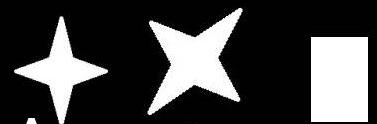
#> input picture opencv_test/image_processing/d.jpg, 377 x 124 px
$ python image_transforms.py
#> lines starting #> are read from the running program, lines starting #| are printed output that depends on the picture
# 傅里叶变换学习求图像的傅里叶变换

import cv2 as cv
import numpy as np
from matplotlib import pyplot as plt

# 在Numpy中的傅里叶变换
img = cv.imread('d.jpg', 0)
#> img is the input picture: shape (124, 377); min 0, max 255, mean 68.6
f = np.fft.fft2(img)
fshift = np.fft.fftshift(f)
magnitude_spectrum = 20 * np.log(np.abs(fshift))
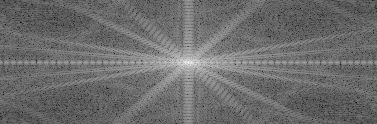
#> magnitude_spectrum: shape (124, 377) float64; min 40.67, max 299.6, mean 151.3; drawn with min black and max white
plt.subplot(121), plt.imshow(img, cmap='gray')
plt.title('Input Image'), plt.xticks([]), plt.yticks([])
plt.subplot(122), plt.imshow(magnitude_spectrum, cmap='gray')
plt.title('Magnitude Spectrum'), plt.xticks([]), plt.yticks([])
plt.show()
rows, cols = img.shape
#> rows = 124; cols = 377
crow, ccol = rows // 2, cols // 2
#> crow = 62; ccol = 188
fshift[crow - 30:crow + 31, ccol - 30:ccol + 31] = 0
f_ishift = np.fft.ifftshift(fshift)
img_back = np.fft.ifft2(f_ishift)
img_back = np.real(img_back)
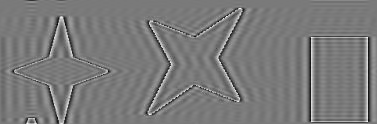
#> img_back: shape (124, 377) float64; min -133, max 144.5, mean 0; drawn with min black and max white
plt.subplot(131), plt.imshow(img, cmap='gray')
plt.title('Input Image'), plt.xticks([]), plt.yticks([])
plt.subplot(132), plt.imshow(img_back, cmap='gray')
plt.title('Image after HPF'), plt.xticks([]), plt.yticks([])
plt.subplot(133), plt.imshow(img_back)
plt.title('Result in JET'), plt.xticks([]), plt.yticks([])
plt.show()

# OpenCV的傅里叶变换
img = cv.imread('a.jpg', 0)
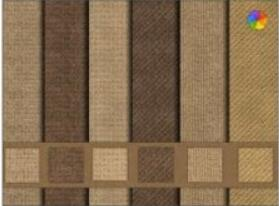
#> input picture opencv_test/image_processing/a.jpg, 279 x 206 px
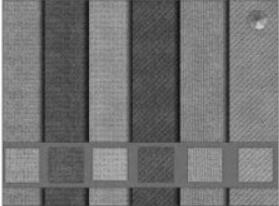
#> img: shape (206, 279); min 12, max 255, mean 113.2
dft = cv.dft(np.float32(img), flags=cv.DFT_COMPLEX_OUTPUT)
dft_shift = np.fft.fftshift(dft)
magnitude_spectrum = 20 * np.log(cv.magnitude(dft_shift[:, :, 0], dft_shift[:, :, 1]))
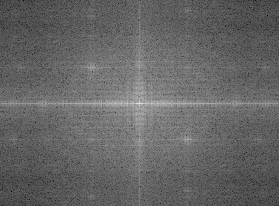
#> magnitude_spectrum: shape (206, 279) float32; min -1.14, max 313.8, mean 124.5; drawn with min black and max white
plt.subplot(121), plt.imshow(img, cmap='gray')
plt.title('Input Image'), plt.xticks([]), plt.yticks([])
plt.subplot(122), plt.imshow(magnitude_spectrum, cmap='gray')
plt.title('Magnitude Spectrum'), plt.xticks([]), plt.yticks([])
plt.show()
rows, cols = img.shape
#> rows = 206; cols = 279
crow, ccol = rows / 2, cols / 2
#> crow = 103; ccol = 139.5
# 首先创建一个模版，中心正方形为1，其余为0
mask = np.zeros((rows, cols, 2), np.uint8)
mask[int(crow - 30):int(crow + 30), int(ccol - 30):int(ccol + 30)] = 1
# apply mask and inverse DFT
fshift = dft_shift * mask
f_ishift = np.fft.ifftshift(fshift)
img_back = cv.idft(f_ishift)
img_back = cv.magnitude(img_back[:, :, 0], img_back[:, :, 1])
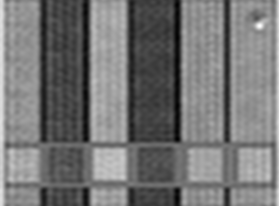
#> img_back: shape (206, 279) float32; min 1841364.1, max 11942184, mean 6507082; drawn with min black and max white
plt.subplot(121), plt.imshow(img, cmap='gray')
plt.title('Input Image'), plt.xticks([]), plt.yticks([])
plt.subplot(122), plt.imshow(img_back, cmap='gray')
plt.title('Magnitude Spectrum'), plt.xticks([]), plt.yticks([])
plt.show()

# 拉普拉斯变换是高通滤波器
# simple averaging filter without scaling parameter
mean_filter = np.ones((3, 3))
# creating a gaussian filter
x = cv.getGaussianKernel(5, 10)
gaussian = x * x.T
# different edge detecting filters
# scharr in x-direction
scharr = np.array([[-3, 0, 3],
                   [-10, 0, 10],
                   [-3, 0, 3]])
# sobel in x direction
sobel_x = np.array([[-1, 0, 1],
                    [-2, 0, 2],
                    [-1, 0, 1]])
# sobel in y direction
sobel_y = np.array([[-1, -2, -1],
                    [0, 0, 0],
                    [1, 2, 1]])
# laplacian
laplacian = np.array([[0, 1, 0],
                      [1, -4, 1],
                      [0, 1, 0]])
filters = [mean_filter, gaussian, laplacian, sobel_x, sobel_y, scharr]
filter_name = ['mean_filter', 'gaussian', 'laplacian', 'sobel_x', \
               'sobel_y', 'scharr_x']
fft_filters = [np.fft.fft2(x) for x in filters]
fft_shift = [np.fft.fftshift(y) for y in fft_filters]
mag_spectrum = [np.log(np.abs(z) + 1) for z in fft_shift]
for i in range(6):
    plt.subplot(2, 3, i + 1), plt.imshow(mag_spectrum[i], cmap='gray')
    plt.title(filter_name[i]), plt.xticks([]), plt.yticks([])
plt.show()
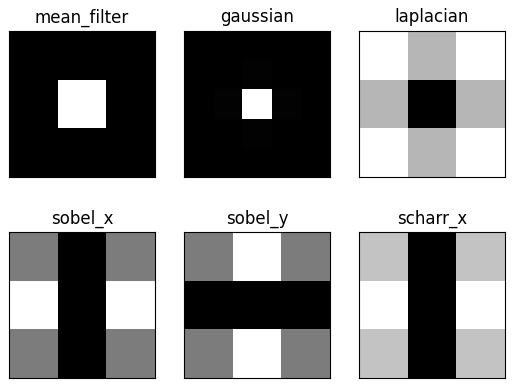
#> figure drawn by matplotlib, 6 panels
